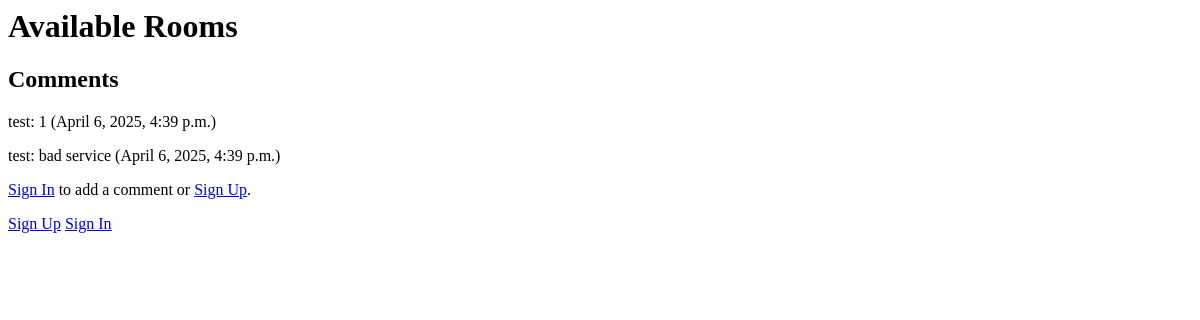
The app's page /rooms/, older data.
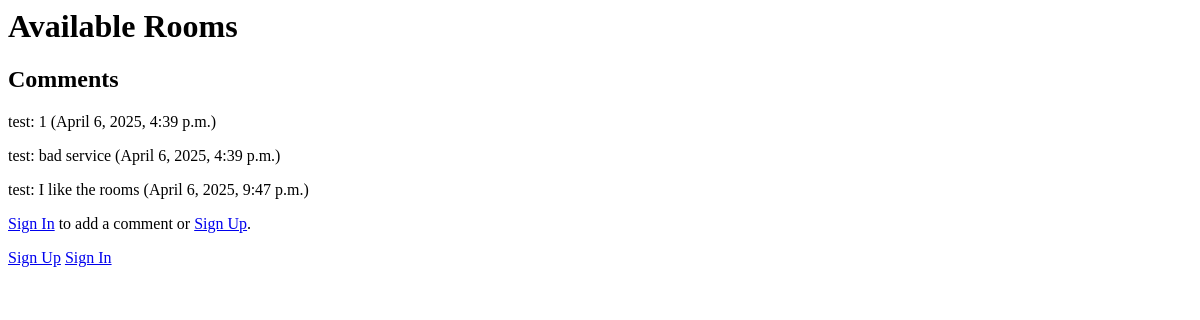
The same page, newer data.
### comments/models.py (models this page shows)
class Comment(models.Model):
    user = models.ForeignKey(User, on_delete=models.CASCADE)
    text = models.TextField()
    page = models.CharField(max_length=50)
    created_at = models.DateTimeField(auto_now_add=True)

### rooms/views.py (the view)
# urls.py: path('', views.room_list, name='room_list'),
def room_list(request):
    rooms = Room.objects.filter(is_available=True)
    comments = Comment.objects.filter(page='rooms')
    return render(request, 'rooms/room_list.html', {'rooms': rooms, 'comments': comments})

### rooms/templates/rooms/room_list.html (shortened to what this page needs)
{% load static %}
<link rel="stylesheet" href="{% static 'css/style.css' %}">
<h1>Available Rooms</h1>
<h2>Comments</h2>
{% for comment in comments %}
    <p>{{ comment.user }}: {{ comment.text }} ({{ comment.created_at }})</p>
{% endfor %}
{% if user.is_authenticated %}
    <form method="post" action="{% url 'add_comment' 'rooms' %}">
        {% csrf_token %}
        <textarea name="text" required></textarea>
        <button type="submit">Add Comment</button>
    </form>
    <p><a href="{% url 'logout' %}">Sign Out</a></p>
{% else %}
    <p><a href="{% url 'login' %}">Sign In</a> to add a comment or <a href="{% url 'signup' %}">Sign Up</a>.</p>
{% endif %}
<div class="auth-buttons">
    {% if user.is_authenticated %}
        <p>Welcome, {{ user.username }}!</p>
        <a href="{% url 'logout' %}">Sign Out</a>
    {% else %}
        <a href="{% url 'signup' %}">Sign Up</a>
        <a href="{% url 'login' %}">Sign In</a>
    {% endif %}
</div>

Row changes from the older to the newer data that the page shows:
added Comment: user "test", text "I like the rooms", created_at "April 6, 2025, 9:47 p.m."
